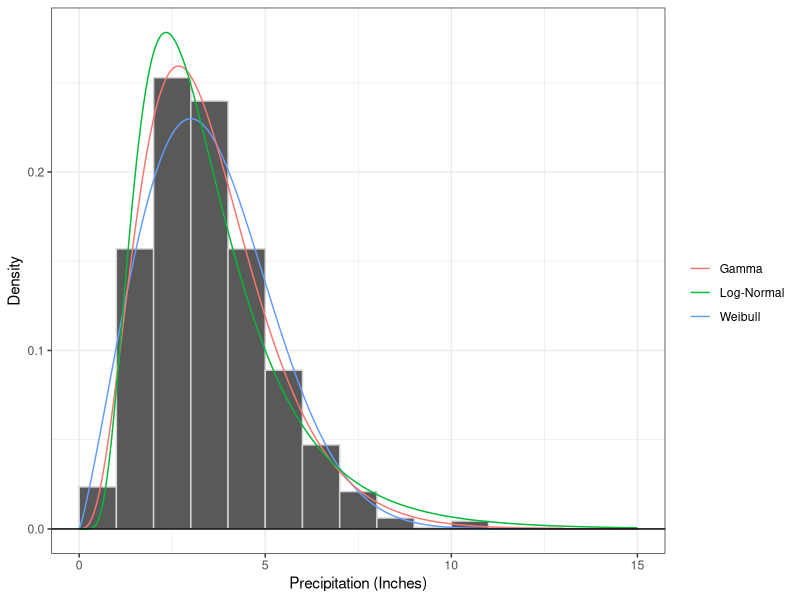

R code for this plot:
#why do i get that lognormal is the best
#make sure everything reloads from scartch
################################################################################
# HW 9 R CODE
# YULIIA HELEVERIA
# MATH 240 - SPRING 2025
################################################################################

################################################################################
# Load libraries
################################################################################
library(tidyverse)

################################################################################
# Load and clean data about precipitation in Madison County
################################################################################
dat.precip <- read_csv(file = "agacis.csv")

dat.precip.long <- dat.precip |>    
  dplyr::select(-Annual) |>                   # Remove annual column 
  pivot_longer(cols = c(Jan, Feb, Mar, Apr,   # pivot the column data into one col
                        May, Jun, Jul, Aug, 
                        Sep, Oct, Nov, Dec), 
               values_to = "Precipitation",   # store the values in Precipitation
               names_to = "Month") |>         # store the months in Month
  #switch 'M' to NA values and convert numbers to integers from Strings
  mutate(Precipitation = case_when(Precipitation == "M" ~ NA_character_,
                                   TRUE                 ~ Precipitation))|>
  mutate(Precipitation = as.numeric(Precipitation))


################################################################################
# Question 1a:  MLEs using a Gamma distribution
################################################################################
#Function to compute Maximum Likelihood
llgamma <- function(par, data, neg = F){
  alpha <- par[1] #get alpha and beta
  beta <- par[2]
  
  #compute log likelihood
  loglik <- sum(log(dgamma(x = data, shape = alpha, rate = beta)), na.rm = T)
  
  return(ifelse(neg, - loglik, loglik))
}

#Compute MLE 
MLE.gamma <- optim(par = c(1,1),
                   fn = llgamma,
                   data=dat.precip.long$Precipitation,
                   neg=T)

#extract alpha and beta
alpha.MLE <- MLE.gamma$par[1]
beta.MLE <- MLE.gamma$par[2]

################################################################################
# Question 1b:  MLEs using a Log-Normal distribution
################################################################################
#Function to compute Maximum Likelihood
lllognorm <- function(par, data, neg = F){
  mu <- par[1] #get mu and sigma
  sigma <- par[2]
  
  #compute log likelihood
  loglik <- sum(log(dlnorm(x = data, meanlog = mu, sdlog = sigma)), na.rm = T)
  
  return(ifelse(neg, - loglik, loglik))
}

#Compute MLE 
MLE.lognorm <- optim(par = c(1,1),
                   fn = lllognorm,
                   data=dat.precip.long$Precipitation,
                   neg=T)

#extract alpha and beta
mu.MLE <- MLE.lognorm$par[1]
sigma.MLE <- MLE.lognorm$par[2]

################################################################################
# Question 1c: Compare the Weibull and the Gamma distribution
################################################################################
#compute log-likelihood for Gamma distribution
Gamma.loglik <- llgamma(par = c(alpha.MLE, beta.MLE), data = dat.precip.long$Precipitation, neg = F)

#compute the likelihood ratio
Weibull.loglik <- -2166.496
q.gamma.weibull <- exp(Weibull.loglik-Gamma.loglik)

################################################################################
# Question 1d: Compare the Weibull and the Log-Normal distribution
################################################################################
#compute log-likelihood for Log-Normal distribution
Lognorm.loglik <- lllognorm(c(mu.MLE, sigma.MLE), data = dat.precip.long$Precipitation, neg = F)

#compute the likelihood ratio
q.lognorm.webull <- exp(Weibull.loglik-Lognorm.loglik)

################################################################################
# Question 1e: Compare the Gamma and the Log-Normal distribution
################################################################################
#compute the likelihood ratio
q.gamma.lognorm <- exp(Gamma.loglik-Lognorm.loglik)

################################################################################
# Make a plot
################################################################################
#Get data for Weibull
llweibull <- function(par, data, neg=F){
  # a <- par[1]
  # sigma <- par[2]
  a <- exp(par[1]) # go from (-inf,inf) to (0,inf)
  sigma <- exp(par[2]) # go from (-inf,inf) to (0,inf)
  
  ll <- sum(log(dweibull(x=data, shape=a, scale=sigma)), na.rm=T)
  
  return(ifelse(neg, -ll, ll))
}

MLEs <- optim(fn = llweibull,
              par = c(1,1),
              data = dat.precip.long$Precipitation,
              neg=T)

(MLEs$par <- exp(MLEs$par)) # transform

#Data to plot
ggdat.weibull <- tibble(x = seq(0,15,length.out=1000)) |>
  mutate(pdf.mle = dweibull(x=x, shape=MLEs$par[1], scale=MLEs$par[2]))

ggdat.gamma <- tibble(x = seq(0,15,length.out=1000)) |>
  mutate(pdf.mle = dgamma(x=x, shape=alpha.MLE, rate=beta.MLE))

ggdat.lognorm <- tibble(x = seq(0,15,length.out=1000)) |>
  mutate(pdf.mle = dlnorm(x=x, meanlog =mu.MLE, sdlog = sigma.MLE))

#Make a histogram with MLEs of three distributions superimposed
hist.dist <- ggplot() +
  geom_histogram(data=dat.precip.long,
                 aes(x=Precipitation, y=after_stat(density)),
                 breaks=seq(0, 15, 1),
                 color="lightgrey")+
  geom_line(data=ggdat.weibull,
            aes(x=x, y=pdf.mle, color="Weibull"))+
  geom_line(data=ggdat.gamma,
            aes(x=x, y=pdf.mle, color="Gamma"))+
  geom_line(data=ggdat.lognorm,
            aes(x=x, y=pdf.mle, color="Log-Normal"))+
  geom_hline(yintercept = 0)+
  theme_bw()+
  xlab("Precipitation (Inches)")+
  ylab("Density")+
  labs(color="")

#save the plot 
ggsave("histogram.png", hist.dist, width = 6, height = 6, dpi = 300)
